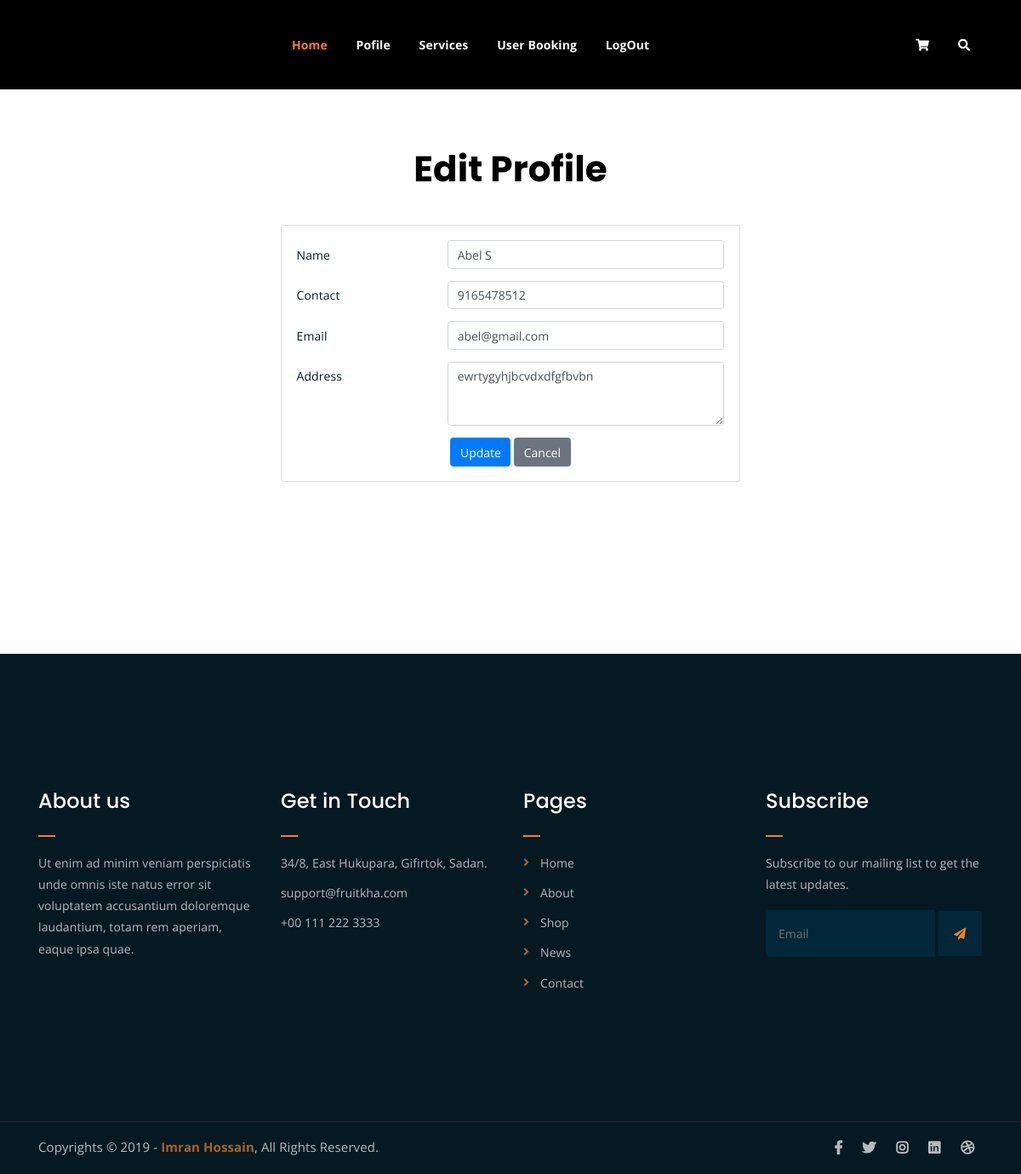
The app's page /ServiceProvider/editprofile/ (signed in) with its own data.
### Guest/models.py (models this page shows)
class tbl_serviceprovider(models.Model):
    name=models.CharField(max_length=50)
    contact=models.IntegerField()
    email=models.EmailField(max_length=50)
    address=models.TextField()
    password=models.CharField(max_length=50)
    place=models.ForeignKey(tbl_place,on_delete=models.CASCADE)

### ServiceProvider/views.py (the view)
# urls.py: path('editprofile/',views.editprofile,name="EditProfile"),
def editprofile(request):
    udata=tbl_serviceprovider.objects.get(id=request.session['spid'])
    if request.method=="POST":
        udata.name=request.POST.get("txt_name")
        udata.contact=request.POST.get("txt_con")
        udata.email=request.POST.get("txt_email")
        udata.address=request.POST.get("txt_address")
        udata.save()
        return redirect("ServiceProvider:MyProfile")
    else:
        return render(request,"ServiceProvider/EditProfile.html",{'udata':udata})

### ServiceProvider/Templates/ServiceProvider/EditProfile.html (shortened to what this page needs)
{% extends 'ServiceProvider/header.html'%}
{% load static %}
{% block content %}
<!DOCTYPE html>
<html lang="en">
<head>
</head>
<body>
    <center><h2 style="color: black">Edit Profile</h2></center>
    <form method="post" action="">
        <div class="container">
            <div class="row justify-content-center">
                <div class="col-md-6">
                    <div class="card mt-5">
                        <div class="card-body">
                            <div class="form-group row">
                                <label for="txt_name" class="col-sm-4 col-form-label">Name</label>
                                <div class="col-sm-8">
                                    <input type="text" class="form-control" id="txt_name" name="txt_name" value="{{udata.name}}">
                                </div>
                            </div>
                            <div class="form-group row">
                                <label for="txt_con" class="col-sm-4 col-form-label">Contact</label>
                                <div class="col-sm-8">
                                    <input type="text" class="form-control" id="txt_con" name="txt_con" value="{{udata.contact}}">
                                </div>
                            </div>
                            <div class="form-group row">
                                <label for="txt_email" class="col-sm-4 col-form-label">Email</label>
                                <div class="col-sm-8">
                                    <input type="email" class="form-control" id="txt_email" name="txt_email" value="{{udata.email}}">
                                </div>
                            </div>
                            <div class="form-group row">
                                <label for="txt_address" class="col-sm-4 col-form-label">Address</label>
                                <div class="col-sm-8">
                                    <textarea class="form-control" id="txt_address" name="txt_address" rows="3">{{udata.address}}</textarea>
                                </div>
                            </div>
                            <div class="text-center">
                                <button type="submit" class="btn btn-primary" name="btn_submit">Update</button>
                                <button type="reset" class="btn btn-secondary" name="btn_cancel">Cancel</button>
                            </div>
                        </div>
                    </div>
                </div>
            </div>
        </div>
    </form>
</body>
</html>
{% endblock content %}

### Guest/static/Main/assets/css/main.css (style rules this page uses)
html { font-size: 14px; font-weight: 400; line-height: 28px; height: 100%; }
body { font-family: "Open Sans", sans-serif; font-weight: 400; font-size: 1rem; letter-spacing: 0.1px; line-height: 1.8; color: #051922; overflow-x: hidden; }
h1, .h1, h2, .h2, h3, .h3, h4, .h4, h5, .h5, h6, .h6 { font-family: "Poppins", sans-serif; font-weight: 700; margin: 0 0 1.25rem 0; color: white; }
h1:last-child, .h1:last-child, h2:last-child, .h2:last-child, h3:last-child, .h3:last-child, h4:last-child, .h4:last-child, h5:last-child, .h5:last-child, h6:last-child, .h6:last-child { margin: 0; }
h2, .h2 { font-size: 3rem; font-weight: 700; line-height: 3.25rem; }
html, body { height: 100%; }

### records on screen
tbl_serviceprovider: txt_name "Abel S", txt_con "9165478512", txt_email "abel@gmail.com", txt_address "ewrtygyhjbcvdxdfgfbvbn"
